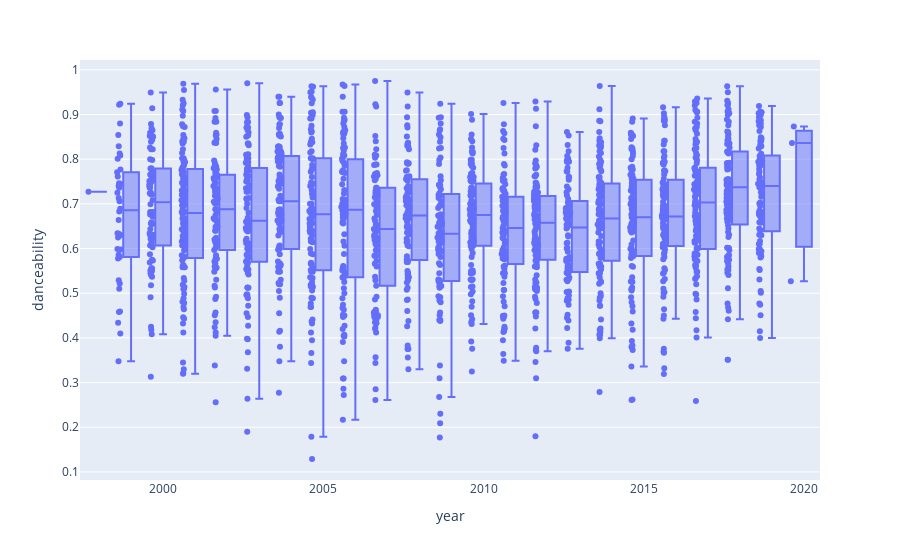

Notebook code cell kept with this figure:
### Code cell
fig=px.box(df, x='year', y='danceability',points='all')
fig.show()
#show all the points

### Figure 1 — Plotly figure (JSON) as saved in the notebook; plotly's stock layout.template omitted (floating-point values rounded to 4 significant figures; data arrays with more than 128 entries replaced by an {"elided": "..."} marker saying what was removed)
{"data": [{"alignmentgroup": "True", "boxpoints": "all", "hovertemplate": "year=%{x}<br>danceability=%{y}<extra></extra>", "legendgroup": "", "marker": {"color": "#636efa"}, "name": "", "notched": false, "offsetgroup": "", "orientation": "v", "showlegend": false, "type": "box", "x": {"elided": "2000 int values"}, "x0": " ", "xaxis": "x", "y": {"elided": "2000 float values"}, "y0": " ", "yaxis": "y"}], "layout": {"boxmode": "group", "legend": {"tracegroupgap": 0}, "margin": {"t": 60}, "xaxis": {"anchor": "y", "domain": [0, 1], "title": {"text": "year"}}, "yaxis": {"anchor": "x", "domain": [0, 1], "title": {"text": "danceability"}}}}
